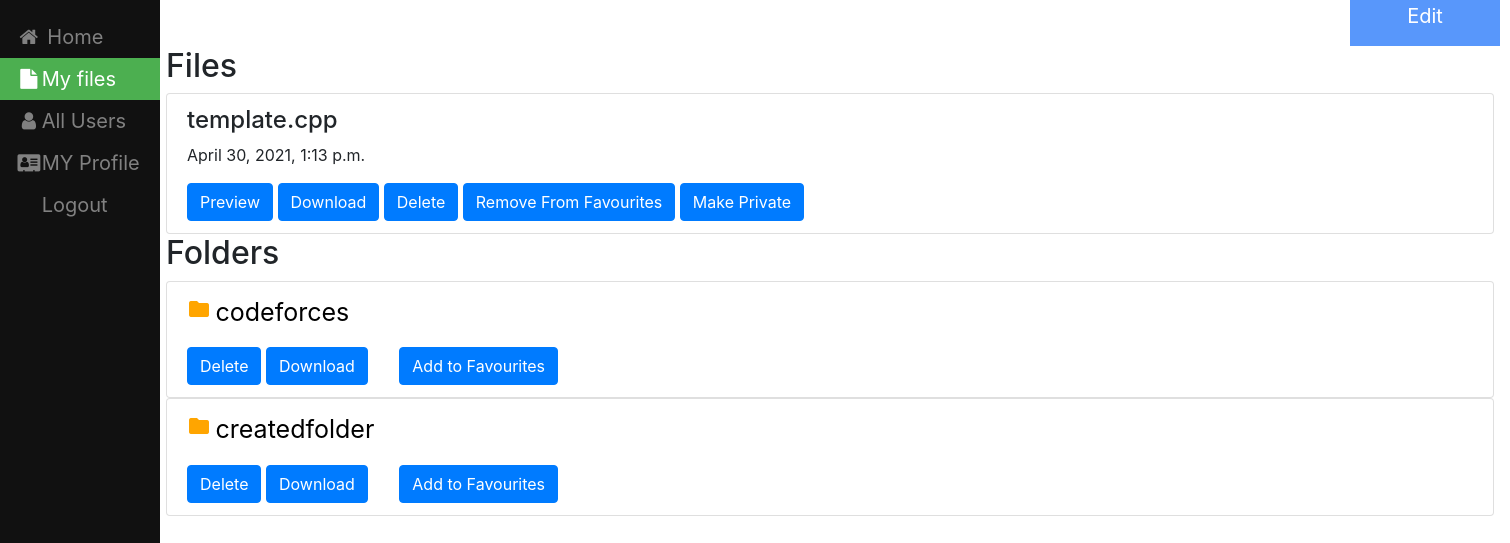
/My_Files (signed in), run on the app's committed database.
### filesharing/models.py (models this page shows, shortened)
class File(models.Model):
    name = models.CharField(max_length=100,null=True,blank=True)
    file=models.FileField(upload_to=user_directory_path);
    created_on = models.DateTimeField(auto_now_add=True)
    user = models.ForeignKey(User,on_delete=models.CASCADE, default=None)
    folder=models.ForeignKey(Folder,null=True,on_delete=models.CASCADE,blank=True)
    isprivate = models.BooleanField(default=False)

class Folder(models.Model):
    name=models.CharField(max_length=100,null=True,blank=True)
    user=models.ForeignKey(User,on_delete=models.CASCADE, default=None)
    linkedfolder=models.ForeignKey("self",null=True,on_delete=models.CASCADE,blank=True)
    def __str__(self):
        return  self.name

### filesharing/views.py (the view)
# urls.py: path('My_Files',views.My_Files,name='My_Files'),
def My_Files(request):
    user = request.user
    all_files = File.objects.filter(user=user)
    all_folders = Folder.objects.filter(user=user)
    top_folder = all_folders.filter(linkedfolder__isnull=True)
    top_file = all_files.filter(folder__isnull=True)
    f = fav.objects.filter(user=request.user)
    files = f
    fi = set(())
    fold = set(())
    for i in range(len(files)):
        if files[i].sfile:
            fi.add(files[i].sfile.id)
        elif files[i].sfolder:
            fold.add(files[i].sfolder.id)
    favfiles = []
    notfavfiles = []
    favfolders = []
    notfavfolders = []
    for i in range(len(top_file)):
        if top_file[i].id in fi:
            favfiles.append(top_file[i])
        else:
            notfavfiles.append(top_file[i])
    for i in range(len(top_folder)):
        if top_folder[i].id in fold:
            favfolders.append(top_folder[i])
        else:
            notfavfolders.append(top_folder[i])
    context = {'all_files': favfiles, 'notfav':notfavfiles,'all_folders': favfolders,'notfavfolders':notfavfolders}
    return render(request, 'filesharing/MY_Files.html', context)

### templates/filesharing/MY_Files.html (shortened to what this page needs)
{% load static %}
<!DOCTYPE html>
<html lang="en" dir="ltr">
  <head>
    <link rel="stylesheet" type="text/css" href="{%  static "css/styles.css" %}"/>
    <link rel="stylesheet" href="https://cdnjs.cloudflare.com/ajax/libs/font-awesome/4.7.0/css/font-awesome.min.css">
    <link rel="stylesheet" href="https://maxcdn.bootstrapcdn.com/bootstrap/4.0.0/css/bootstrap.min.css">
  </head>
<body>
<div class="sidebar">
  <a href="home1"><i class="fa fa-fw fa-home"></i> Home</a>
  <a class="active" href="My_Files"><i class="fa fa-fw fa-file"></i>My files</a>
  <a href="allusers"><i class="fa fa-fw fa-user"></i>All Users</a>
  <a href="createdprofile"><i class="fa fa-fw fa-address-card"></i>MY Profile</a>
  <a href="logout">Logout</a>
 </div>
<div class="dropdown">
  <button class="dropbtn">Edit </button>
</div>
<div class="content">
  <div class="list-group">
    {%  if notfav or all_files  %}
  <h2> Files</h2>
  {% endif %}
  {% for file in all_files %}
        <div class="list-group">
             <div class="list-group-item">
                 <h4 class="list-group-item-text">{{ file.name}}</h4>
                  <p class="list-group-item-text">{{ file.created_on}}</p>
                <td> <a class="list-group-item-text" href="{{ file.file.url }}" target="_blank"><button type="button" class="btn btn-primary">Preview</button> </a> </td>
                 <a class="list-group-item-text" href="{{ file.file.url }}" target="_blank" download><button type="button" class="btn btn-primary">Download</button></a>
               <a class="list-group-item-text" href="{% url 'filesharing:delete' file.pk %}" ><button type="button" class="btn btn-primary">Delete</button></a>
                 <a class="list-group-item-text" href="{% url 'filesharing:removestay' file.pk  %}" ><button type="button" class="btn btn-primary">Remove From Favourites</button></a>
                 {% if file.isprivate %}
                    <a class="list-group-item-text" href="{% url 'filesharing:makepublic' file.pk %}" ><button type="button" class="btn btn-primary">Make Public</button></a>
                 {% else %}
                     <a class="list-group-item-text" href="{% url 'filesharing:makeprivate' file.pk %}" ><button type="button" class="btn btn-primary">Make Private</button></a>
                  {% endif %}
             </div>
        </div>
 {% endfor %}
 </div>
 <div class="list-group">
 {% if all_folders or notfavfolders %}
 <h2> Folders</h2>
{% endif %}
 </div>
 <div class="list-group">
{% for f in notfavfolders %}
        <div class="list-group">
             <div class="list-group-item">
                   <i class="material-icons"  style="color: orange" >
                 </i>
                 <a  style="font-size:25px;color:black" href="{% url 'filesharing:user-linked-files' f.id %}" > {{ f }} </a> <br>
                      <a  class="list-group-item-text"  href="{% url 'filesharing:folder-delete' f.id %}" ><button type="button" class="btn btn-primary">Delete</button></a>
                 <a class="list-group-item-text" href="{% url 'filesharing:download_folder' f.id %}" target="_blank" download><button type="button" class="btn btn-primary">Download</button></a>&nbsp;&nbsp;&nbsp;&nbsp;&nbsp;&nbsp;
                 <a class="list-group-item-text" href="{% url 'filesharing:starredfolder' f.id %}" ><button type="button" class="btn btn-primary">Add to Favourites</button></a>
          </div>
        </div>
 {% endfor %}
 </div>
</div>
</body>
</html>

### static/css/styles.css (style rules this page uses)
.sidebar { height: 100%; width: 160px; position: fixed; z-index: 1; top: 0; left: 0; background-color: #111; overflow-x: hidden; padding-top: 16px; }
.sidebar a { padding: 6px 8px 6px 16px; text-decoration: none; font-size: 20px; color: #818181; display: block; }
.sidebar a.active { background-color: #4CAF50; color: white; }
div.content { margin-left: 150px; padding: 1px 16px; height: 2000px; }

### templates/filesharing/MY_Files.html (style rules this page uses)
.dropbtn { margin-left: 1350px; background-color: #5897fb ; color: white; width: 150px; padding-bottom: 15px; font-size: 20px; text-align:center; border: none; }
.dropdown { position: relative; display: inline-block; }

### data on the page
File: name "template.cpp", created_on "April 30, 2021, 1:13 p.m.", isprivate "Make Private"
Folder: name "codeforces"
Folder: name "createdfolder"
